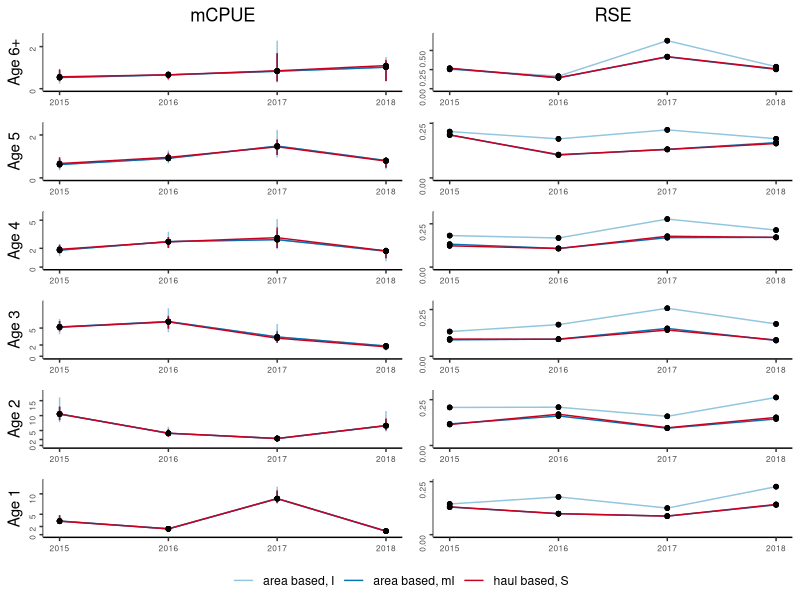

Reproduce this figure in R. (Note: this script raises an error after producing the figure.)
#
# Example of tabulated plot inspired by Gerritsen et al. 2006
#

library(ggplot2)
library(grid)
library(gridExtra)
library(egg)

#' @noRd
makeColorMap <- function(columns, color){
  colors <- as.list(rep(color, length(columns)))
  names(colors) <- columns
  return(colors)
}

#' @noRd
panelPlotOverlay <- function(plotData, columnGroups, xVariable, yVariable, yVariableUpper, yVariableLower, xlimrow, ylimcol, showX=F, showY=F, ylabel="", basetheme=NULL, titletext="", pointcol=NULL, linecol=NULL, errorcol=NULL, tickmarks=NULL){
  
  panelplot <- ggplot(plotData, aes_string(x=xVariable, y=yVariable)) + xlim(xlimrow) + ylab(ylabel) + ylim(ylimcol)
  
  cols <- unique(plotData[,columnGroups])
  for (col in cols){
    colData <- plotData[plotData[,columnGroups] == col,]
    if (!is.null(yVariableUpper) & !is.null(yVariableLower)){
      panelplot <- panelplot + geom_linerange(data=colData, aes_string(ymin=yVariableLower, ymax=yVariableUpper), color=errorcol[[col]])
    }  
    #points and lines
    if (nrow(colData) == 0){
      panelplot <- panelplot + geom_blank()
    }
    else{
      panelplot <- panelplot + geom_line(data=colData, aes_string(color=columnGroups)) + geom_point(shape=20, size=2, color=pointcol[[col]]) + scale_color_manual(values = unlist(linecol))
    }
    
    if (!is.null(title) & col == cols[1]){
      panelplot <- panelplot + ggtitle(titletext)
    }
    
  }

  panelplot <- panelplot + basetheme()
  panelplot <- panelplot + theme(panel.grid.minor = element_blank(), panel.grid.major = element_blank())
  if (!is.null(tickmarks)){
    panelplot <- panelplot + scale_y_continuous(breaks=tickmarks, limits = ylimcol)
  }
  if (!showX){
    panelplot <- panelplot + theme(axis.title.x = element_blank(), axis.text.x=element_blank())
  }
  else{
    panelplot <- panelplot + theme(axis.title.x = element_blank())
  }
  
  if (!showY){
    panelplot <- panelplot + theme(axis.title.y = element_blank(), axis.text.y=element_blank())
  }
  
  return(panelplot)
}

#' @noRd
panelPlot  <- function(plotdata, xVariable, yVariable, yVariableUpper, yVariableLower, xlimrow, ylimcol, ylabel, basetheme, showX=F, showY=F, title=NULL, pointcol="white", linecol="black", errorcol="black", tickmarks=NULL){
  
  panelplot <- ggplot(plotdata, aes_string(x=xVariable, y=yVariable)) + xlim(xlimrow) + ylab(ylabel) + ylim(ylimcol)

  #error bars
  if (!is.null(yVariableUpper) & !is.null(yVariableLower)){
    panelplot <- panelplot + geom_linerange(aes_string(ymin=yVariableLower, ymax=yVariableUpper), color=errorcol)
  }
  
  #points and lines
  if (nrow(plotdata) == 0){
    panelplot <- panelplot + geom_blank()
  }
  else{
    panelplot <- panelplot + geom_line(color=linecol) + geom_point(shape=20, size=2, color=pointcol)
  }
  
  panelplot <- panelplot + basetheme()
  panelplot <- panelplot + theme(panel.grid.minor = element_blank(), panel.grid.major = element_blank())
  if (!is.null(tickmarks)){
    panelplot <- panelplot + scale_y_continuous(breaks=tickmarks, limits = ylimcol)
  }
  if (!showX){
    panelplot <- panelplot + theme(axis.title.x = element_blank(), axis.text.x=element_blank())
  }
  else{
    panelplot <- panelplot + theme(axis.title.x = element_blank())
  }
  if (!showY){
    panelplot <- panelplot + theme(axis.title.y = element_blank(), axis.text.y=element_blank())
  }
  if (!is.null(title)){
    panelplot <- panelplot + ggtitle(title)
  }
  
  return(panelplot)
}

#' Table plot
#' @description 
#'  makes a tabulated plot of estimates grouped by two covariates, one for columns, one for rows. axes of all plots are the same variables.
#' @details 
#'  If 'yVariableUpper' and 'yVaraiateLower' is not provided, error bars will not be plotted
#' @param data data.table() with data, must contain columns identified by parameters 'columnGroups', 'rowGroups', 'xVariable' and 'yVariable'
#' @param columnGroups character() identifies column in data that identifies the grouping used for columns in the plot
#' @param rowGRoups character() identifies column in data that identifies the grouping used for rows in the plot
#' @param xVariable character() identifies column in data containting variable to be used for x-axis
#' @param yVariable character() identifies column in data containing variable to be used for y-axis
#' @param yVariableLower character(), optional, identifies column in data containing lower limits for error bars
#' @param yVariableUpper character(), optional,  identifies column in data containing upper limits for error bars
#' @param ylab character(), optional, label for y-axis, if not provided 'yVariable' will be used.
#' @param ymin numeric(), optional, lower bounds of y axis, if not NULL y axis will be adopted to data for each column
#' @param ymax numeric(), optional, upper bounds of y axis, if not provided y axis will be adopted to data for each column
#' @param xlim vector, optional, lower and upper bounds of x axis, if not provided y axis will be adapted to data for each row
#' @param pointcol character() or named list mapping the values in data[,columnGroups] to colors, color of points in plots
#' @param linecol character() or named list mapping the values in data[,columnGroups] to colors color of connecting lines in plots
#' @param errorcol character() or named list mapping the values in data[,columnGroups] to colors color of error bars
#' @param tickmarks numeric() specifies tickmarks for y-axis
#' @param basetheme ggplot2 - theme function to use for plotting. Default adjusts y-axis label alignments to account for variable width of tick-labels.
stackedPanels <- function(data, columnGroups, rowGroups, xVariable, yVariable, yVariableLower=NULL, yVariableUpper=NULL, ylab=NULL, xlab=NULL, xlim=NULL, ymin=0, ymax=NULL, pointcol="black", linecol="#cb181d", errorcol="#cb181d", tickmarks=NULL, basetheme=function(x){ggplot2::theme_classic() + theme(plot.title = element_text(hjust = 0.5), axis.text.y = element_text(angle = 90, hjust = 1, size=6))}){
  
  if(is.numeric(columnGroups) | is.numeric(rowGroups)){
    stop("ColumnGroups and rowGroups can not be numeric variables. Covert with as.character()")
  }
  
  if (!all(c(columnGroups, rowGroups, xVariable, yVariable) %in% names(data))){
    stop("Some arguments (columnGroups, rowGroups, xVariable, yVariable) not found in data.")
  }
  
  if (any(is.na(data[,c(columnGroups, rowGroups, xVariable)]))){
    stop("NAs in grouping variables or x variable")
  }

  if (is.null(yVariableUpper) + is.null(yVariableLower) == 1){
    stop("Provide either both yVariableUpper and yVariableLower, or neither of them")
  }
  
  if (is.null(ylab)){
    ylab <- yVariable
  }
  
  if (is.null(xlab)){
    xlab <- xVariable
  }
  
  rows <- sort(unique(unlist(data[,rowGroups])), decreasing = T)
  cols <- sort(unique(unlist(data[,columnGroups])))
  
  if (is.character(linecol)){
    linecol <- makeColorMap(cols, linecol)
  }
  if (is.character(pointcol)){
    pointcol <- makeColorMap(cols, pointcol)
  }
  if (is.character(errorcol)){
    errorcol <- makeColorMap(cols, errorcol)
  }
  
  panels <- list()
  for (row in rows){
    
    #determine ylims if necessary
    minvar <- yVariable
    if (!is.null(yVariableLower)){
      minvar <- yVariableLower  
    }
    miny <- ymin
    if (is.null(miny)){
      miny <- min(data[data[,rowGroups] == row,minvar])
      miny <- miny - abs(miny) * .1
    }
    
    maxvar <- yVariable
    if (!is.null(yVariableUpper)){
      maxvar <- yVariableUpper  
    }
    maxy <- ymax
    if (is.null(maxy)){
      maxy <- max(data[data[,rowGroups] == row,maxvar])
      maxy <- maxy + abs(maxy) * .1
    }
    ylimcol <- c(miny, maxy)
    
    for (col in cols){
      xlimrow <- xlim
      if (is.null(xlimrow)){
        xlimrow <- c(min(data[data[,columnGroups] == col,xVariable]), max(data[data[,columnGroups] == col,xVariable]))
      }
      
      title <- NULL
      if (row == rows[1]){
        title = col
      }
      
      plotdata <- data[data[,columnGroups] == col & data[,rowGroups] == row,]
      panel <- panelPlot(plotdata, xVariable, yVariable, yVariableUpper, yVariableLower, xlimrow, ylimcol, showX=(row == rows[length(rows)]), showY=(col == cols[1]), ylabel=row, basetheme=basetheme, title=title, pointcol=pointcol[[col]], linecol=linecol[[col]], errorcol=errorcol[[col]], tickmarks=tickmarks)
      panels[[paste(row, col, sep="/")]] <- panel
      
    }
  }
  
  ggarrange(
    plots=panels,
    nrow=length(rows),
    left=ylab,
    bottom=xlab
    )
}

#' Makes Two column plot-table
#' Same x-axis, and row-categories, but two different y-axis for the different groups.
#' values for each of the column groups are plotted on top of each other in the column to the right for yvariable1
#' values for each of the column groups are plotted on top of each other in the column to the left for yvariable2
overlayedColumnPlot <- function(data, columnGroups, rowGroups, xVariable, yVariable1, yVariable2, yVariable1Lower=NULL, yVariable1Upper=NULL, yVariable2Lower=NULL, yVariable2Upper=NULL, ylab1=NULL, ylab2=NULL, xlab=NULL, xlim=NULL, ymin1=0, ymin2=0, ymax1=NULL, ymax2=NULL, pointcol="black", linecol="#cb181d", errorcol="#cb181d", tickmarksY1=NULL, tickmarksY2=NULL, basetheme=function(x){ggplot2::theme_classic() + theme(plot.title = element_text(hjust = 0.5), axis.text.y = element_text(angle = 90, hjust = 1, size=6), axis.text.x=element_text(size=6))}){
  if(is.numeric(columnGroups) | is.numeric(rowGroups)){
    stop("ColumnGroups and rowGroups can not be numeric variables. Covert with as.character()")
  }
  
  if (!all(c(columnGroups, rowGroups, xVariable, yVariable1, yVariable2) %in% names(data))){
    stop("Some arguments (columnGroups, rowGroups, xVariable, yVariable1, yvaraible2) not found in data.")
  }
  
  if (any(is.na(data[,c(columnGroups, rowGroups, xVariable)]))){
    stop("NAs in grouping variables or x variable")
  }
  
  if (is.null(yVariable1Upper) + is.null(yVariable1Lower) == 1){
    stop("Provide either both yVariableUpper and yVariableLower, or neither of them")
  }
  if (is.null(yVariable2Upper) + is.null(yVariable2Lower) == 1){
    stop("Provide either both yVariableUpper and yVariableLower, or neither of them")
  }
  
  if (is.null(ylab1)){
    ylab1 <- yVariable1
  }
  if (is.null(ylab2)){
    ylab2 <- yVariable2
  }
  
  if (is.null(xlab)){
    xlabel <- xVariable
  }
  else{
    xlabel <- xlab
  }
  
  rows <- sort(unique(unlist(data[,rowGroups])), decreasing = T)
  cols <- sort(unique(unlist(data[,columnGroups])))
  
  if (is.character(linecol)){
    linecol <- makeColorMap(cols, linecol)
  }
  if (is.character(pointcol)){
    pointcol <- makeColorMap(cols, pointcol)
  }
  if (is.character(errorcol)){
    errorcol <- makeColorMap(cols, errorcol)
  }
  
  panels <- list()
  for (row in rows){
    
    #determine ylims for yVariable1 if necessary
    minvar1 <- yVariable1
    if (!is.null(yVariable1Lower)){
      minvar1 <- yVariable1Lower  
    }
    miny1 <- ymin1
    if (is.null(miny1)){
      miny1 <- min(data[data[,rowGroups] == row,minvar1])
      miny1 <- miny1 - abs(miny1) * .1
    }
    
    maxvar1 <- yVariable1
    if (!is.null(yVariable1Upper)){
      maxvar1 <- yVariable1Upper  
    }
    maxy1 <- ymax1
    if (is.null(maxy1)){
      maxy1 <- max(data[data[,rowGroups] == row,maxvar1])
      maxy1 <- maxy1 + abs(maxy1) * .1
    }
    ylim1col <- c(miny1, maxy1)
    
    
    #determine ylims for yVariable2 if necessary
    minvar2 <- yVariable2
    if (!is.null(yVariable2Lower)){
      minvar2 <- yVariable2Lower  
    }
    miny2 <- ymin2
    if (is.null(miny2)){
      miny2 <- min(data[data[,rowGroups] == row,minvar2])
      miny2 <- miny2 - abs(miny2) * .1
    }
    
    maxvar2 <- yVariable2
    if (!is.null(yVariable2Upper)){
      maxvar2 <- yVariable2Upper  
    }
    maxy2 <- ymax2
    if (is.null(maxy2)){
      maxy2 <- max(data[data[,rowGroups] == row,maxvar2])
      maxy2 <- maxy2 + abs(maxy2) * .1
    }
    ylim2col <- c(miny2, maxy2)
    
    #get x-axis and title params
    xlimrow <- xlim
    if (is.null(xlimrow)){
      xlimrow <- c(min(data[,xVariable]), max(data[,xVariable]))
    }
    
    title1 <- NULL
    if (row == rows[1]){
      title1 = yVariable1
    }
    title2 <- NULL
    if (row == rows[1]){
      title2 = yVariable2
    }
    
    plotdata <- data[data[,rowGroups] == row,]
    #plot yvar1
    panel <- panelPlotOverlay(plotdata, columnGroups, xVariable, yVariable1, yVariable1Upper, yVariable1Lower, xlimrow, ylim1col, showX=T, showY=T, ylabel=row, basetheme=basetheme, title=title1, pointcol=pointcol, linecol=linecol, errorcol=errorcol, tickmarks=tickmarksY1)
    panel <- panel + theme(legend.position="none")
    panels[[paste(row, "yvar1", sep="/")]] <- panel
    
    #plot yvar2
    panel <- panelPlotOverlay(plotdata, columnGroups, xVariable, yVariable2, yVariable2Upper, yVariable2Lower, xlimrow, ylim2col, showX=T, showY=T, ylabel=NULL, basetheme=basetheme, title=title2, pointcol=pointcol, linecol=linecol, errorcol=errorcol, tickmarks=tickmarksY2)
    panel <- panel + theme(legend.position="none")
    panels[[paste(row, "yvar2", sep="/")]] <- panel
    
  }
  
  
  g <- ggplotGrob(panels[[1]] + theme(legend.position="bottom", legend.title = element_blank()))$grobs
  legend <- g[[which(sapply(g, function(x) x$name) == "guide-box")]]
  lheight <- sum(legend$height)
  grid.arrange(
    ggarrange(
      plots=panels,
      nrow=length(rows),
      left=ylab,
      bottom=xlab,draw=F
    ),
    legend,
    ncol = 1,
    heights = unit.c(unit(1, "npc") - lheight, lheight))
  
}

warning("Change file reference to package location")
warning("Check which CI to use")
warning("Check axis labels")


#
# compare the estimated mCPUE from the two ALKs for each age group (showing confidence intervals)
#

alkresult <- read.csv("data/ALKs_results.csv", sep=";", stringsAsFactors = F, dec = ",", na.strings = c("#N/A"))
alkresult$bs <- NULL
alkresult[alkresult$Bootstrap=="Stratified", "bs"] <- "S"
alkresult[alkresult$Bootstrap=="ICES-IBTS", "bs"] <- "I"
alkresult[alkresult$Bootstrap=="Modified-ICES", "bs"] <- "mI"
alkresult$ALKm <- paste(alkresult$ALK, alkresult$bs, sep=", ")
alkresult$age <- paste("Age", alkresult$age)
alkresult$RSE <- alkresult$sd / alkresult$mCPUE


estimator_colors <- list()
estimator_colors[["area based, I"]] <- "#92c5de"
estimator_colors[["area based, mI"]] <- "#0571b0"
estimator_colors[["haul based, S"]] <- "#ca0020"

####
# Plot 1
# Using Q1 and all years
#
#
alkq1 <- alkresult[alkresult$Quarter=="Q1",]
alkq1 <- alkq1[alkq1$age != "Age 0",]
pdf(file = "figures/mCpueRseQ1.pdf", width=3.35, onefile = F) #85mm in inches
overlayedColumnPlot(data = alkq1, columnGroups = "ALKm", rowGroups = "age", xVariable = "Year", yVariable1 = "mCPUE", yVariable2 = "RSE", yVariable1Lower = "Q025", yVariable1Upper = "Q975", tickmarksY1 = c(0,2,5,10,15,20,25), tickmarksY2=c(0,.25,.5,.75,1,1.25,1.5), pointcol = "black", linecol = estimator_colors, errorcol = estimator_colors)
dev.off()

stop()
####
# Plot 2 - for supplementary
# As plot 1, but for Q3, retaining age group 0
# Using Q3 and all years
alkq3 <- alkresult[alkresult$Quarter=="Q3",]
stackedPanels(data = alkq3, columnGroups = "ALKm", rowGroups = "age", xVariable = "Year", yVariable = "mCPUE", "Q025", "Q975", tickmarks = c(0,1,2,5,10,15,20,25))

#
# Compare expected RSE from the three bootstrap procedures for each age group
# Using Q3 and all years
#
stackedPanels(data = alkq3, columnGroups = "ALKm", rowGroups = "age", xVariable = "Year", yVariable = "RSE", tickmarks = c(0,.2,.4,.6))

#
# Compare resampling for haul based ALK
#
resamplingPrXcm <- read.csv("data/OtolithsOnly_1_per_xcm_haulBased.csv", sep=";", stringsAsFactors = F, dec=",", na.strings = c("#N/A"))
resamplingPrXcm$age <- paste("Age", resamplingPrXcm$age)
resamplingPrXcm$Year <- as.character(resamplingPrXcm$Year)
resamplingPrXcmQ1 <- resamplingPrXcm[resamplingPrXcm$Quarter=="Q1",]
resamplingPrXcmQ1 <- resamplingPrXcmQ1[resamplingPrXcmQ1$age != "Age 0",]

resamplingPrXcmQ3 <- resamplingPrXcm[resamplingPrXcm$Quarter=="Q3",]

####
# Plot 3
# Using Q1 and all years
# change order of x axis
# make B/W
#
stackedPanels(data = resamplingPrXcmQ1, columnGroups = "Year", rowGroups = "age", xVariable = "Otolith_1cm", yVariable = "cv", xlab="Length group width (cm)", ylab="RSE", ymin=0)


####
# Plot 4
# as plot 3, but for q3, and retaining age 0
# change order of x axis
# make B/W
#
stackedPanels(data = resamplingPrXcmQ3, columnGroups = "Year", rowGroups = "age", xVariable = "Otolith_1cm", yVariable = "cv", xlab="Length group width (cm)", ylab="RSE", ymin=0)



####
# Plot 5
# Need to add current sampling (C) to the right of 5 (included now as 7)
# Remove line connecting points, and add horisontal line for C.
# Put horisontal under points.
# Make B/W
#
resamplingFixedLengthGroups <- read.csv("OtolithsOnly_Results/OtolithsOnly_y_per_5cm_haulBased.csv", sep=";", stringsAsFactors = F, dec=".", na.strings = c("#N/A", "NA"))
resamplingFixedLengthGroups$age <- paste("Age", resamplingFixedLengthGroups$age)
resamplingFixedLengthGroups$Year <- as.character(resamplingFixedLengthGroups$Year)
resamplingFixedLengthGroupsQ1 <- resamplingFixedLengthGroupsQ1[resamplingFixedLengthGroupsQ1$Quarter=="Q1",]
resamplingFixedLengthGroupsQ1 <- resamplingFixedLengthGroupsQ1[resamplingFixedLengthGroupsQ1$age != "Age 0",]
resamplingFixedLengthGroupsQ1[resamplingFixedLengthGroupsQ1$Otolith_per5cm == "C", "Otolith_per5cm"] <- 7
resamplingFixedLengthGroupsQ1$Otolith_per5cm <- as.integer(resamplingFixedLengthGroupsQ1$Otolith_per5cm)

stackedPanels(data = resamplingFixedLengthGroups, columnGroups = "Year", rowGroups = "age", xVariable = "Otolith_per5cm", yVariable = "cv", xlab="Otoliths per 5cm", ylab="RSE", ymin=0)

####
# Plot 6 - supplementary
# As plot 5, but for Q3, and including Age 0
#

####
# Plot 7
# overlay 1 and 5 for otholith per 5 cm
# put legeneds outside plot somewhere reasonable. legend: 1 fish per 5 cm, 5 fish per 5 cm
# make B/W
resamplingOtolithsAndHauls <- read.csv("OtolithsAndHauls_Results_2015_2018/OtolAndHaul_1_5_per_5cm_areaBased2015_2018.csv", sep=";", stringsAsFactors = F, na.strings=c("NA"))
resamplingOtolithsAndHauls$cv <- resamplingOtolithsAndHauls$sd / resamplingOtolithsAndHauls$bootstrapMean
resamplingOtolithsAndHauls$age <- paste("Age", resamplingOtolithsAndHauls$age)
resamplingOtolithsAndHauls$Year <- as.character(resamplingOtolithsAndHauls$Year)
resamplingOtolithsAndHaulsQ1 <- resamplingOtolithsAndHauls[resamplingOtolithsAndHauls$Quarter=="Q1",]
resamplingOtolithsAndHaulsQ1 <- resamplingOtolithsAndHaulsQ1[resamplingOtolithsAndHaulsQ1$age != "Age 0",]

resamplingOtolithsAndHaulsQ1o5 <- resamplingOtolithsAndHaulsQ1[resamplingOtolithsAndHaulsQ1$Otolith_per5cm == 5,]
stackedPanels(data = resamplingOtolithsAndHaulsQ1o5, columnGroups = "Year", rowGroups = "age", xVariable = "N", yVariable = "cv", xlab="Number of hauls", ylab="RSE", ymin=0)

####
# Plot 8 - supplementary
# Like plot 7, but for Q3 and including aGE GROUP 0

####
# Plot 9  - supplementary
# Like plot 7, but for 1997 - 1999

####
# Plot 10  - supplementary
# Like plot 9, but for Q3 and including age group 0
